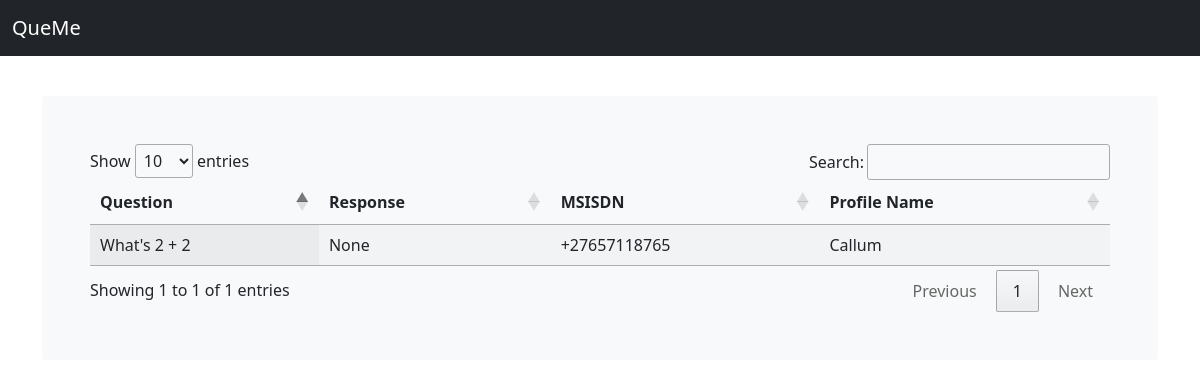
Before: /questions/responses with the older database file.
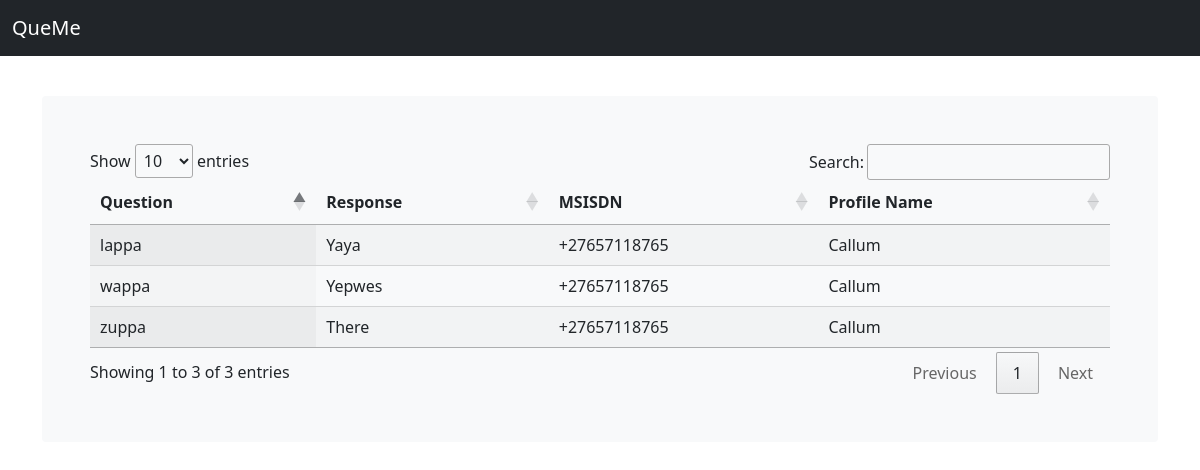
After: the same page with the newer database file.
### questions/models.py (models this page shows, shortened)
class Question(models.Model):
    content = models.TextField()
    active = models.BooleanField(default=False)
    created_at = models.DateTimeField(auto_now_add=True)
    updated_at = models.DateTimeField(auto_now=True)

class Customer(models.Model):
    msisdn = models.TextField()
    profile_name = models.TextField()
    created_at = models.DateTimeField(auto_now_add=True)
    updated_at = models.DateTimeField(auto_now=True)

class Ask(models.Model):
    question = models.ForeignKey(Question, on_delete=models.CASCADE)
    customer = models.ForeignKey(Customer, on_delete=models.CASCADE)
    answer = models.TextField(blank=True, null=True)
    status = models.TextField(default="initialized")
    created_at = models.DateTimeField(auto_now_add=True)
    updated_at = models.DateTimeField(auto_now=True)

### questions/views.py (the view)
# urls.py: path("questions/responses", message_responses),
def message_responses(request):
    table_data = []
    for ask in Ask.objects.all():
        table_data.append({"question": ask.question.content, "response": ask.answer, "msisdn": ask.customer.msisdn, "profile_name": ask.customer.profile_name})
    return render(request, 'questions/responses.html', {"table_data":table_data})

### templates/questions/responses.html (shortened to what this page needs)
{% extends 'base.html' %}
{% block content %}
<main class="container mt-5 pt-5">
<div class="bg-light p-5 rounded">
    <table id="responses" class="display">
        <thead>
            <tr>
                <th>Question</th>
                <th>Response</th>
                <th>MSISDN</th>
                <th>Profile Name</th>
            </tr>
        </thead>
        <tbody>
            {% for row in table_data %}
                <tr>
                    <td>{{row.question}}</td>
                    <td>{{row.response}}</td>
                    <td>{{row.msisdn}}</td>
                    <td>{{row.profile_name}}</td>
                </tr>
            {% endfor %}
        </tbody>
    </table>
</div>
</main>
{% endblock content %}

### templates/base.html (shortened to what this page needs)
<!doctype html>
<html lang="en">
  <head>
    <link href="https://cdn.jsdelivr.net/npm/bootstrap@5.0.2/dist/css/bootstrap.min.css" rel="stylesheet">
    <link rel="stylesheet" href="https://cdn.datatables.net/1.11.5/css/jquery.dataTables.min.css"">
  </head>
  <body>
    <nav class="navbar navbar-expand-md navbar-dark fixed-top bg-dark">
        <div class="container-fluid">
          <a class="navbar-brand" href="#">QueMe</a>
    </nav>
    {% block content %}{% endblock content %}
  </body>
</html>

Changed rows visible on the page:
removed Question: question "What's 2 + 2"
added Question: question "zuppa"
added Ask: response "There"
added Question: question "lappa"
added Ask: response "Yaya"
added Question: question "wappa"
added Ask: response "Yepwes"
Other visible differences:
text written by a page script: "Show entries Search: Showing 1 to 1 of 1 entries Previous 1 Next" → "Show entries Search: Showing 1 to 3 of 3 entries Previous 1 Next"
new list line: "+27657118765 Callum"
list line gone: "None"
list line gone: "+27657118765 Callum"
